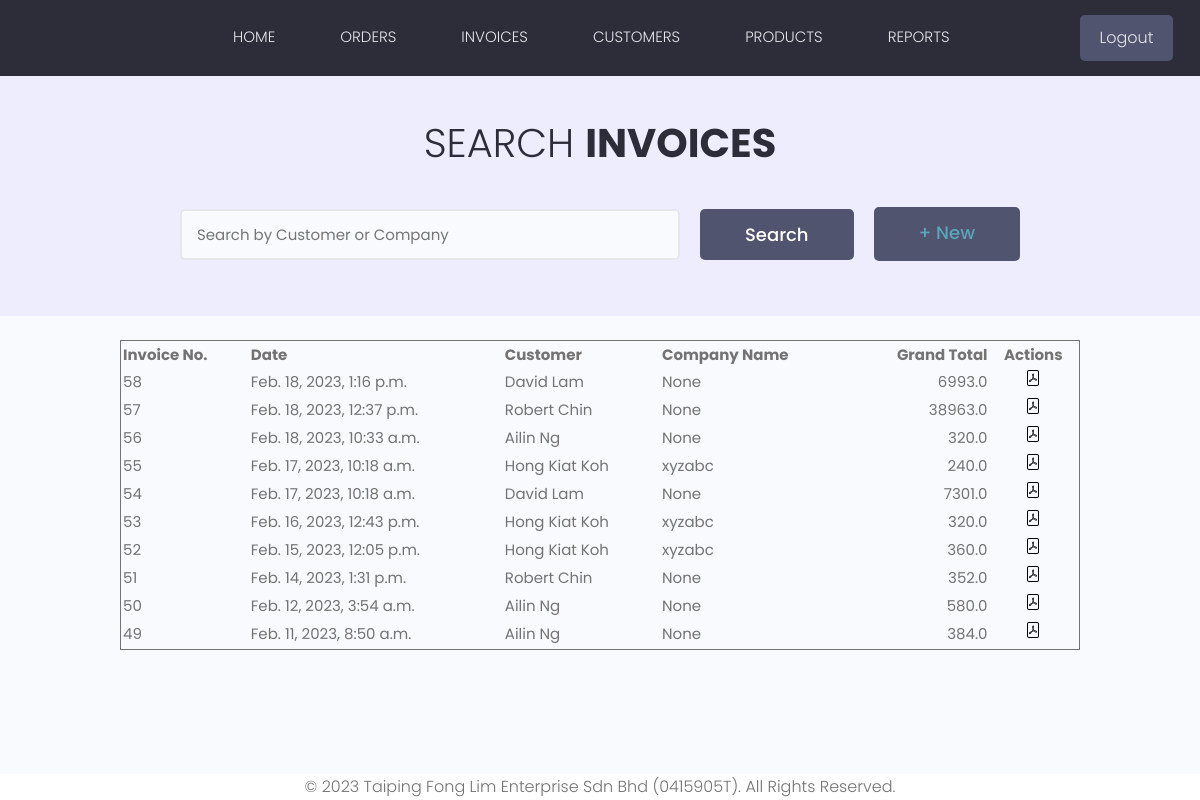
Before: /invoices/ (signed in) with the older database file.
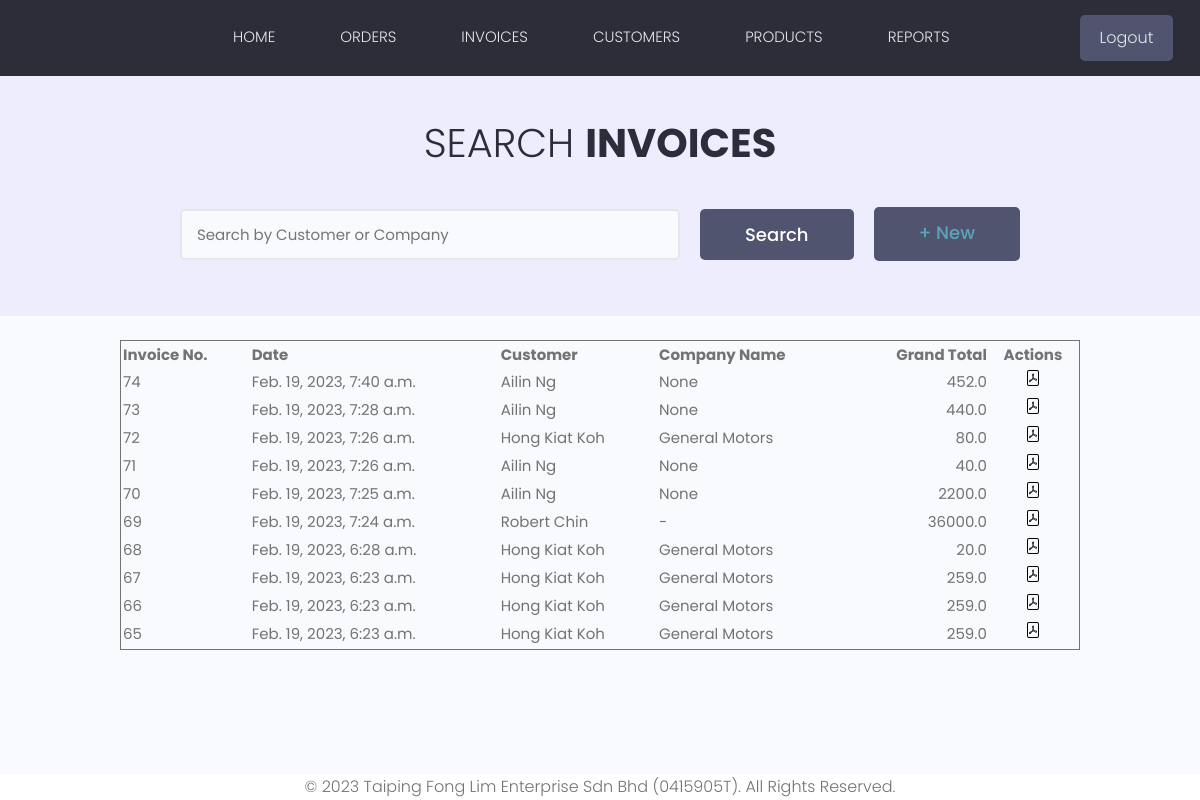
After: the same page with the newer database file.
### products/models.py (models this page shows, shortened)
class Invoice(models.Model):
    customer = models.ForeignKey(Customer, on_delete=models.PROTECT, null=True)
    user = models.ForeignKey(User, on_delete=models.PROTECT, null=True)
    timeGenerated = models.DateTimeField(auto_now_add=True)
    grandTotal = models.FloatField(null=True)
    summary = models.CharField(max_length=500, null=True)
    class Meta:
        ordering = ['-id']

class Customer(models.Model):
    STATES = (
        ('Johor', 'Johor'),
        ('Kedah', 'Kedah'),
        ('Kelantan', 'Kelantan'),
        ('Malacca', 'Malacca'),
        ('Negeri Sembilan', 'Negeri Sembilan'),
        ('Pahang', 'Pahang'),
        ('Penang', 'Penang'),
        ('Perak', 'Perak'),
        ('Perlis', 'Perlis'),
        ('Sabah', 'Sabah'),
        ('Sarawak', 'Sarawak'),
        ('Selangor', 'Selangor'),
        ('Terengganu', 'Terengganu'),
        )
    firstname = models.CharField(max_length=50, null=True)
    lastname = models.CharField(max_length=50, null=True)
    address = models.CharField(max_length=200, null=True, default='N/A')
    phone_regex = RegexValidator(regex=r'^\d{3}\d{3}\d{4}$')
    phone = models.CharField(null=True, max_length=30, validators=[phone_regex])
    email = models.EmailField(null=True, validators=[validators.EmailValidator()])
    companyName = models.CharField(max_length=100, null=True, default='N/A')
    companyPhone = models.IntegerField(null=True)
    companyAddress = models.CharField(max_length=200, null=True, default='N/A')
    city = models.CharField(max_length=20, null=True, default='N/A')
    state = models.CharField(max_length=15, choices=STATES, null=True)
    postcode = models.IntegerField(null=True)
    tier = models.ForeignKey(Tier, on_delete=models.PROTECT)
    def __str__(self):
        return f"{self.firstname} {self.lastname}"

### products/views.py (the view)
# urls.py: path("invoices/", views.invoices, name="invoices"),
@login_required(login_url='login')
def invoices(request):
    invoices, search_query = searchItems(request, 'search_invoice')
    custom_range, invoices = paginateItems(request, invoices)
    context = {'invoices': invoices, 'search_query': search_query, 'custom_range': custom_range}
    return render(request, 'invoices.html', context)

### products/utilities.py (called while the page is built, shortened)
def searchItems(request, search_type):
    search_query = ''
    if request.GET.get('search_query'):
        search_query = request.GET.get('search_query')
    if search_type == 'search_order':
        orders = Order.objects.distinct().filter(
            Q(customer__firstname__icontains=search_query) |
            Q(product__productName__icontains=search_query)
        )
        return orders, search_query
    elif search_type == 'search_product':
        products = Product.objects.distinct().filter(
            Q(productName__icontains=search_query)
        )
        return products, search_query
    elif search_type == 'search_invoice':
        invoices = Invoice.objects.distinct().filter(
            Q(customer__firstname__icontains=search_query) |
            Q(customer__companyName__icontains=search_query)
        )
        return invoices, search_query

### templates/invoices.html (shortened to what this page needs)
{% extends 'main.html' %}
{% load static %}
{% block content %}
<main class="projects">
  <section class="hero-section text-center">
    <div class="container container--narrow">
      <div class="hero-section__box">
        <h2>Search <span>Invoices</span></h2>
      </div>
      <div class="hero-section__search">
        <form id='searchForm' class="form" action="{% url 'invoices' %}" method="get">
          <div class="form__field">
            <input class="input input--text" id="formInput#search" type="text" name="search_query"
              value="{{ search_query }}"
                   placeholder="Search by Customer or Company" />
          </div>
          <input class="btn btn--sub btn--lg" type="submit" value="Search" /><h1 class="btn btn--sub btn--lg" type="button" value="ADD INVOICES"><a href="{% url 'generateInvoices' %}">+ New</a></h1>
        </form>
      </div>
    </div>
  </section>
    <br>
<table class="table">
  <thead>
    <tr class="align-left">
      <th>Invoice No.</th>
      <th>Date</th>
      <th>Customer</th>
      <th>Company Name</th>
      <th class="align-numeric">Grand Total</th>
      <th class="align-center">Actions</th>
    </tr>
  </thead>
  <tbody>
    {% for invoice in invoices %}
                <tr class="align-left">
                    <td>{{ invoice.id }}</td>
                    <td>{{ invoice.timeGenerated }}</td>
                    <td>{{ invoice.customer }}</td>
                    <td>{{ invoice.customer.companyName }}</td>
                    <td class="align-numeric">{{ invoice.grandTotal }}</td>
                    <td class="align-center"><a href="{% url 'pdf_view' invoice.pk %}"><img src="{% static 'images/pdf-icon.svg' %}" ></a></td>
                </tr>
            {% endfor %}
  </tbody>
</table>
</main>
{% endblock %}

Changed rows visible on the page:
no longer on this page (row unchanged): Invoice: id "58", timeGenerated "Feb. 18, 2023, 1:16 p.m.", customer "David Lam", customer.companyName "None", grandTotal "6993.0"
no longer on this page (row unchanged): Invoice: id "57", timeGenerated "Feb. 18, 2023, 12:37 p.m.", customer "Robert Chin", customer.companyName "None", grandTotal "38963.0"
no longer on this page (row unchanged): Invoice: id "56", timeGenerated "Feb. 18, 2023, 10:33 a.m.", customer "Ailin Ng", customer.companyName "None", grandTotal "320.0"
no longer on this page (row unchanged): Invoice: id "55", timeGenerated "Feb. 17, 2023, 10:18 a.m.", customer "Hong Kiat Koh", customer.companyName "xyzabc", grandTotal "240.0"
no longer on this page (row unchanged): Invoice: id "54", timeGenerated "Feb. 17, 2023, 10:18 a.m.", customer "David Lam", customer.companyName "None", grandTotal "7301.0"
no longer on this page (row unchanged): Invoice: id "53", timeGenerated "Feb. 16, 2023, 12:43 p.m.", customer "Hong Kiat Koh", customer.companyName "xyzabc", grandTotal "320.0"
no longer on this page (row unchanged): Invoice: id "52", timeGenerated "Feb. 15, 2023, 12:05 p.m.", customer "Hong Kiat Koh", customer.companyName "xyzabc", grandTotal "360.0"
no longer on this page (row unchanged): Invoice: id "51", timeGenerated "Feb. 14, 2023, 1:31 p.m.", customer "Robert Chin", customer.companyName "None", grandTotal "352.0"
no longer on this page (row unchanged): Invoice: id "50", timeGenerated "Feb. 12, 2023, 3:54 a.m.", customer "Ailin Ng", customer.companyName "None", grandTotal "580.0"
no longer on this page (row unchanged): Invoice: id "49", timeGenerated "Feb. 11, 2023, 8:50 a.m.", customer "Ailin Ng", customer.companyName "None", grandTotal "384.0"
added Invoice: id "74", timeGenerated "Feb. 19, 2023, 7:40 a.m.", customer "Ailin Ng", customer.companyName "None", grandTotal "452.0"
added Invoice: id "73", timeGenerated "Feb. 19, 2023, 7:28 a.m.", customer "Ailin Ng", customer.companyName "None", grandTotal "440.0"
added Invoice: id "72", timeGenerated "Feb. 19, 2023, 7:26 a.m.", customer "Hong Kiat Koh", customer.companyName "General Motors", grandTotal "80.0"
added Invoice: id "71", timeGenerated "Feb. 19, 2023, 7:26 a.m.", customer "Ailin Ng", customer.companyName "None", grandTotal "40.0"
added Invoice: id "70", timeGenerated "Feb. 19, 2023, 7:25 a.m.", customer "Ailin Ng", customer.companyName "None", grandTotal "2200.0"
added Invoice: id "69", timeGenerated "Feb. 19, 2023, 7:24 a.m.", customer "Robert Chin", customer.companyName "-", grandTotal "36000.0"
added Invoice: id "68", timeGenerated "Feb. 19, 2023, 6:28 a.m.", customer "Hong Kiat Koh", customer.companyName "General Motors", grandTotal "20.0"
added Invoice: id "67", timeGenerated "Feb. 19, 2023, 6:23 a.m.", customer "Hong Kiat Koh", customer.companyName "General Motors", grandTotal "259.0"
added Invoice: id "66", timeGenerated "Feb. 19, 2023, 6:23 a.m.", customer "Hong Kiat Koh", customer.companyName "General Motors", grandTotal "259.0"
added Invoice: id "65", timeGenerated "Feb. 19, 2023, 6:23 a.m.", customer "Hong Kiat Koh", customer.companyName "General Motors", grandTotal "259.0"
